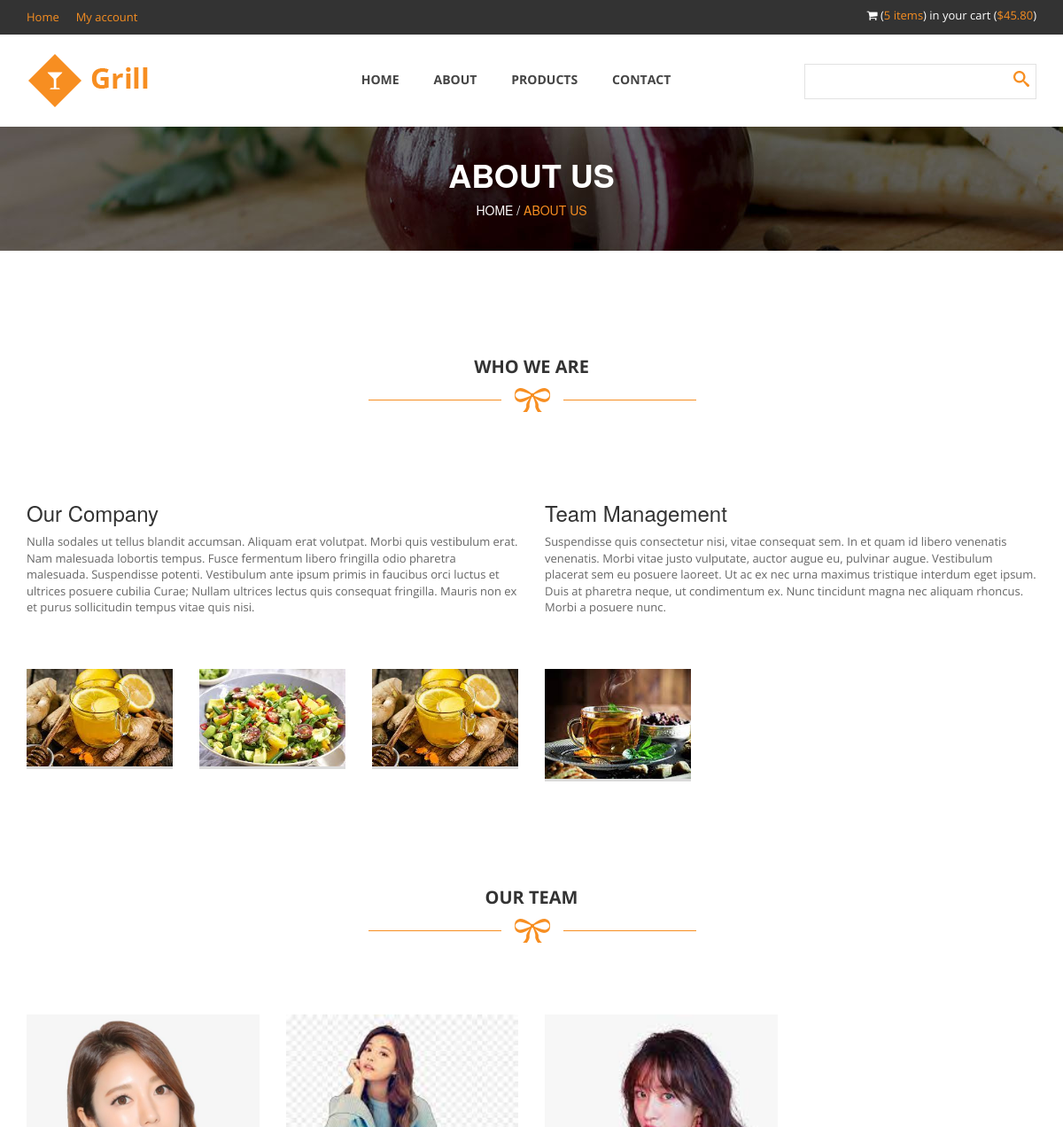
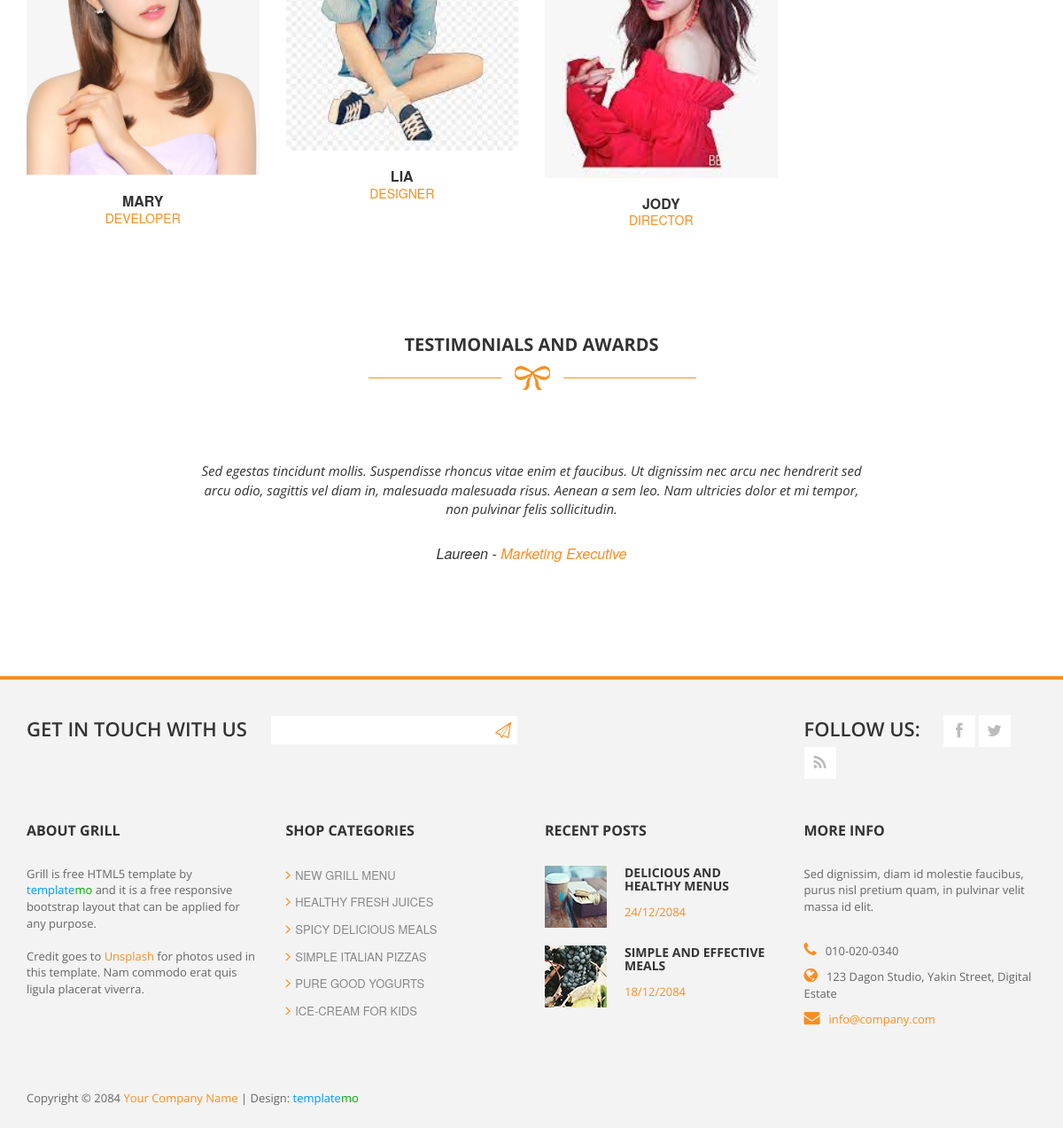
The app's page /about_us/ with its own data (2 pictures, top to bottom).
### home/models.py (models this page shows, shortened)
class About(models.Model):
    category = models.ForeignKey(Category,  on_delete=models.CASCADE)
    serving_time = models.CharField(_("serving time"), choices=FOOD_AT , max_length=10)
    image = models.ImageField(_("image "), upload_to='serving', blank=True  , null=True)
    class Meta:
        verbose_name = 'About'
        verbose_name_plural = 'Abouts'

class Team(models.Model):
    name = models.CharField(_("name"), max_length=50)
    image = models.ImageField(_("team image"), upload_to='team', blank=True , null=True)
    job_title = models.CharField(_("job title"), max_length=50)
    class Meta:
        verbose_name = _("Team")
        verbose_name_plural = _("Teams")

class Customer(models.Model):
    name = models.CharField(_("name"), max_length=50)
    content = models.TextField(_("content"))
    job = models.CharField(_("job title"), max_length=50)
    class Meta:
        verbose_name = _("Customer")
        verbose_name_plural = _("Customers")

### home/views.py (the view)
# urls.py: path("about_us/", views.about_us , name="about_us"),
def about_us(request):
    food_info = About.objects.all()
    teams = Team.objects.all()
    users = Customer.objects.all()
    context = {
        'food_info': food_info,
        'teams': teams,
        'users': users,
    }
    return render(request , 'about-us.html' , context)

### templates/about-us.html (shortened to what this page needs)
{% extends 'base.html' %}
{% load static  %}
{% block content  %}
            <div id="heading">
                <div class="container">
                    <div class="row">
                        <div class="col-md-12">
                            <div class="heading-content">
                                <h2>About Us</h2>
                                <span>Home / <a href="{% url 'home:about_us' %}">About us</a></span>
                            </div>
                        </div>
                    </div>
                </div>
            </div>
            <div id="timeline-post">
                <div class="container">
                    <div class="row">
                        <div class="col-md-12">
                            <div class="heading-section">
                                <h2>Who We Are</h2>
                                <img src="{% static 'images/under-heading.png' %}" alt="" >
                            </div>
                        </div>
                    </div>
                    <div class="row">
                        <div class="col-md-6">
                        	<h3>Our Company</h3>
                            <p>Nulla sodales ut tellus blandit accumsan. Aliquam erat volutpat. Morbi quis vestibulum erat. Nam malesuada lobortis tempus. Fusce fermentum libero fringilla odio pharetra malesuada. Suspendisse potenti. Vestibulum ante ipsum primis in faucibus orci luctus et ultrices posuere cubilia Curae; Nullam ultrices lectus quis consequat fringilla. Mauris non ex et purus sollicitudin tempus vitae quis nisi.</p>
                        </div>
                        <div class="col-md-6">
                        	<h3>Team Management</h3>
                            <p>Suspendisse quis consectetur nisi, vitae consequat sem. In et quam id libero venenatis venenatis. Morbi vitae justo vulputate, auctor augue eu, pulvinar augue. Vestibulum placerat sem eu posuere laoreet. Ut ac ex nec urna maximus tristique interdum eget ipsum. Duis at pharetra neque, ut condimentum ex. Nunc tincidunt magna nec aliquam rhoncus. Morbi a posuere nunc.</p>
                        </div>
                    </div>
                    <div class="row">
                        {% for info in food_info  %}
                        <div class="col-md-2 col-sm-4">
                            <div class="timeline-thumb">
                                <div class="thumb">
                                    <img src="{{ info.image.url }}" alt="">
                                </div>
                             </div>
                        </div>
                        {% endfor %}
                    </div>
                </div>
            </div>
            <div id="our-team">
                <div class="container">
                    <div class="row">
                        <div class="col-md-12">
                            <div class="heading-section">
                                <h2>Our Team</h2>
                                <img src="{% static 'images/under-heading.png' %}" alt="" >
                            </div>
                        </div>
                    </div>
                 <div class="row">
                        <div class="authors">
                            {% for team in teams  %}
                            <div class="col-md-3 col-sm-6">
                                <div class="team-thumb">
                                    <div class="author">
                                        <img src="{{ team.image.url }}" alt="{{ team.name }}">
                                    </div>
                                 </div>
                                 <div class="author-details">
                                     <h2>{{ team.name }}</h2>
                                     <span>{{ team.job_title }}</span>
                                 </div>
                            </div>
                            {% endfor %}
                        </div>
                    </div>
                </div>
            </div>
            <div id="testimonails">
                <div class="container">
                    <div class="row">
                        <div class="col-md-12">
                            <div class="heading-section">
                                <h2>Testimonials and Awards</h2>
                                <img src="{% static 'images/under-heading.png' %}" alt="" >
                            </div>
                        </div>
                    </div>
                    <div class="row">
                        <div class="col-md-8 col-md-offset-2">
                            <div class="testimonails-slider">
                              <ul class="slides">
                                  {% for user in users  %}
                                  <li>
                                    <div class="testimonails-content">
                                        <p>{{ user.content }}</p>
                                        <h6>{{ user.name }} - <a href="#">{{ user.job }}</a></h6>
                                    </div>
                                </li>
                                  {% endfor %}
                              </ul>
                            </div>
                        </div>
                    </div>
                </div>
            </div>
            {% endblock content  %}

### static/css/templatemo_style.css (style rules this page uses)
a { text-decoration: none; color: #f78e21; }
p { font-family: 'Open Sans', sans-serif; font-size: 13px; color: #666; }
.heading-section { text-align: center; padding: 100px 0 80px 0; }
.heading-section h2 { font-family: 'Open Sans', sans-serif; font-size: 20px; color: #333; font-weight: 700; text-transform: uppercase; }
*, *:before, *:after { -moz-box-sizing: border-box; -webkit-box-sizing: border-box; box-sizing: border-box; }
#heading { background-image: url(../images/bg-image.jpg); height: 140px; }
#heading h2 { font-size: 36px; font-weight: 700; color: #fff; text-transform: uppercase; }
#heading span { color: #fff; text-transform: uppercase; }
.heading-content { text-align: center; margin-top: 35px; }
.timeline-thumb { position: relative; text-align: center; border-bottom: 3px solid #dbdbdb; }
.timeline-thumb .thumb img { width: 100%; overflow: hidden; }
.team-thumb { position: relative; text-align: center; }
.team-thumb .author img { width: 100%; }
.author-details { margin-top: 15px; text-align: center; }
.author-details h2 { display: block; margin-bottom: 0px; font-size: 16px; font-weight: 700; color: #333; text-transform: uppercase; }
.author-details span { color: #f78e21; text-transform: uppercase; }
.testimonails-content p { text-align: center; font-size: 15px; color: #333; font-style: italic; }
.testimonails-content h6 { font-size: 16px; font-weight: 300; text-align: center; margin-top: 30px; font-style: italic; }
@media screen and (min-width: 995px) { body { overflow-x: hidden; } }

### static/css/flexslider.css (style rules this page uses)
.slides, .flex-control-nav, .flex-direction-nav { margin: 0; padding: 0; list-style: none; }
.slides:after { content: "\0020"; display: block; clear: both; visibility: hidden; line-height: 0; height: 0; }

### static/css/testimonails-slider.css (style rules this page uses)
.slides, .flex-control-nav, .flex-direction-nav { margin: 0; padding: 0; list-style: none; }
.slides:after { content: "\0020"; display: block; clear: both; visibility: hidden; line-height: 0; height: 0; }

### records on screen
About: image (picture)
About: image (picture)
About: image (picture)
About: image (picture)
Team: image (picture), name "MARY", job_title "DEVELOPER"
Team: image (picture), name "LIA", job_title "DESIGNER"
Team: image (picture), name "JODY", job_title "DIRECTOR"
Customer: content "Sed egestas tincidunt mollis. Suspendisse rhoncus vitae enim et faucibus. Ut dignissim nec arcu nec hendrerit sed arcu odio, sagittis vel diam in, malesuada malesuada risus. Aenean a sem leo. Nam ultricies dolor et mi tempor, non pulvinar felis sollicitudin.", name "Laureen", job "Marketing Executive"
